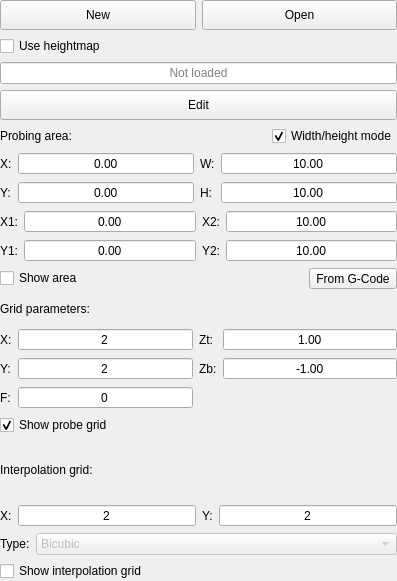
<?xml version="1.0" encoding="UTF-8"?>
<ui version="4.0">
 <class>partMainHeightmap</class>
 <widget class="QWidget" name="partMainHeightmap">
  <property name="geometry">
   <rect>
    <x>0</x>
    <y>0</y>
    <width>397</width>
    <height>581</height>
   </rect>
  </property>
  <property name="minimumSize">
   <size>
    <width>0</width>
    <height>0</height>
   </size>
  </property>
  <property name="maximumSize">
   <size>
    <width>16777215</width>
    <height>16777215</height>
   </size>
  </property>
  <property name="windowTitle">
   <string>Form</string>
  </property>
  <layout class="QVBoxLayout" name="verticalLayout">
   <property name="leftMargin">
    <number>0</number>
   </property>
   <property name="topMargin">
    <number>0</number>
   </property>
   <property name="rightMargin">
    <number>0</number>
   </property>
   <property name="bottomMargin">
    <number>0</number>
   </property>
   <item>
    <layout class="QHBoxLayout" name="horizontalLayout_28">
     <item>
      <widget class="StyledToolButton" name="cmdNew">
       <property name="sizePolicy">
        <sizepolicy hsizetype="Preferred" vsizetype="Fixed">
         <horstretch>0</horstretch>
         <verstretch>0</verstretch>
        </sizepolicy>
       </property>
       <property name="minimumSize">
        <size>
         <width>0</width>
         <height>30</height>
        </size>
       </property>
       <property name="text">
        <string>New</string>
       </property>
      </widget>
     </item>
     <item>
      <widget class="StyledToolButton" name="cmdLoad">
       <property name="sizePolicy">
        <sizepolicy hsizetype="Preferred" vsizetype="Fixed">
         <horstretch>0</horstretch>
         <verstretch>0</verstretch>
        </sizepolicy>
       </property>
       <property name="minimumSize">
        <size>
         <width>0</width>
         <height>30</height>
        </size>
       </property>
       <property name="text">
        <string>Open</string>
       </property>
      </widget>
     </item>
    </layout>
   </item>
   <item>
    <widget class="QCheckBox" name="chkUseHeightmap">
     <property name="text">
      <string>Use heightmap</string>
     </property>
    </widget>
   </item>
   <item>
    <widget class="QLineEdit" name="txtHeightMapName">
     <property name="focusPolicy">
      <enum>Qt::FocusPolicy::NoFocus</enum>
     </property>
     <property name="acceptDrops">
      <bool>false</bool>
     </property>
     <property name="text">
      <string/>
     </property>
     <property name="alignment">
      <set>Qt::AlignmentFlag::AlignCenter</set>
     </property>
     <property name="readOnly">
      <bool>true</bool>
     </property>
     <property name="placeholderText">
      <string>Not loaded</string>
     </property>
    </widget>
   </item>
   <item>
    <widget class="StyledToolButton" name="cmdHeightMapMode">
     <property name="sizePolicy">
      <sizepolicy hsizetype="Preferred" vsizetype="Fixed">
       <horstretch>0</horstretch>
       <verstretch>0</verstretch>
      </sizepolicy>
     </property>
     <property name="minimumSize">
      <size>
       <width>0</width>
       <height>30</height>
      </size>
     </property>
     <property name="text">
      <string>Edit</string>
     </property>
     <property name="checkable">
      <bool>true</bool>
     </property>
    </widget>
   </item>
   <item>
    <widget class="QWidget" name="widgetHeightmapSettings" native="true">
     <layout class="QVBoxLayout" name="verticalLayout_8">
      <property name="leftMargin">
       <number>0</number>
      </property>
      <property name="topMargin">
       <number>0</number>
      </property>
      <property name="rightMargin">
       <number>0</number>
      </property>
      <property name="bottomMargin">
       <number>0</number>
      </property>
      <item>
       <layout class="QVBoxLayout" name="verticalLayout_21">
        <item>
         <layout class="QHBoxLayout" name="horizontalLayout">
          <item>
           <widget class="QLabel" name="label">
            <property name="text">
             <string>Probing area:</string>
            </property>
           </widget>
          </item>
          <item>
           <spacer name="horizontalSpacer">
            <property name="orientation">
             <enum>Qt::Orientation::Horizontal</enum>
            </property>
            <property name="sizeHint" stdset="0">
             <size>
              <width>40</width>
              <height>20</height>
             </size>
            </property>
           </spacer>
          </item>
          <item>
           <widget class="QCheckBox" name="chkAreaWidthHeight">
            <property name="text">
             <string>Width/height mode</string>
            </property>
            <property name="checked">
             <bool>true</bool>
            </property>
           </widget>
          </item>
         </layout>
        </item>
        <item>
         <widget class="QWidget" name="fraAreaWH" native="true">
          <layout class="QGridLayout" name="layAreaWH">
           <property name="leftMargin">
            <number>0</number>
           </property>
           <property name="topMargin">
            <number>0</number>
           </property>
           <property name="rightMargin">
            <number>0</number>
           </property>
           <property name="bottomMargin">
            <number>0</number>
           </property>
           <item row="0" column="0">
            <widget class="QLabel" name="label_22">
             <property name="text">
              <string>X:</string>
             </property>
            </widget>
           </item>
           <item row="0" column="1">
            <widget class="QDoubleSpinBox" name="txtAreaX">
             <property name="sizePolicy">
              <sizepolicy hsizetype="Expanding" vsizetype="Fixed">
               <horstretch>0</horstretch>
               <verstretch>0</verstretch>
              </sizepolicy>
             </property>
             <property name="alignment">
              <set>Qt::AlignmentFlag::AlignCenter</set>
             </property>
             <property name="buttonSymbols">
              <enum>QAbstractSpinBox::ButtonSymbols::NoButtons</enum>
             </property>
             <property name="minimum">
              <double>-9999.000000000000000</double>
             </property>
             <property name="maximum">
              <double>9999.000000000000000</double>
             </property>
            </widget>
           </item>
           <item row="1" column="3">
            <widget class="QDoubleSpinBox" name="txtAreaHeight">
             <property name="sizePolicy">
              <sizepolicy hsizetype="Expanding" vsizetype="Fixed">
               <horstretch>0</horstretch>
               <verstretch>0</verstretch>
              </sizepolicy>
             </property>
             <property name="alignment">
              <set>Qt::AlignmentFlag::AlignCenter</set>
             </property>
             <property name="buttonSymbols">
              <enum>QAbstractSpinBox::ButtonSymbols::NoButtons</enum>
             </property>
             <property name="minimum">
              <double>-9999.000000000000000</double>
             </property>
             <property name="maximum">
              <double>9999.000000000000000</double>
             </property>
             <property name="value">
              <double>10.000000000000000</double>
             </property>
            </widget>
           </item>
           <item row="1" column="2">
            <widget class="QLabel" name="label_23">
             <property name="text">
              <string>H:</string>
             </property>
            </widget>
           </item>
           <item row="1" column="1">
            <widget class="QDoubleSpinBox" name="txtAreaY">
             <property name="sizePolicy">
              <sizepolicy hsizetype="Expanding" vsizetype="Fixed">
               <horstretch>0</horstretch>
               <verstretch>0</verstretch>
              </sizepolicy>
             </property>
             <property name="alignment">
              <set>Qt::AlignmentFlag::AlignCenter</set>
             </property>
             <property name="buttonSymbols">
              <enum>QAbstractSpinBox::ButtonSymbols::NoButtons</enum>
             </property>
             <property name="minimum">
              <double>-9999.000000000000000</double>
             </property>
             <property name="maximum">
              <double>9999.000000000000000</double>
             </property>
            </widget>
           </item>
           <item row="1" column="0">
            <widget class="QLabel" name="label_24">
             <property name="text">
              <string>Y:</string>
             </property>
            </widget>
           </item>
           <item row="0" column="2">
            <widget class="QLabel" name="label_25">
             <property name="text">
              <string>W:</string>
             </property>
            </widget>
           </item>
           <item row="0" column="3">
            <widget class="QDoubleSpinBox" name="txtAreaWidth">
             <property name="sizePolicy">
              <sizepolicy hsizetype="Expanding" vsizetype="Fixed">
               <horstretch>0</horstretch>
               <verstretch>0</verstretch>
              </sizepolicy>
             </property>
             <property name="alignment">
              <set>Qt::AlignmentFlag::AlignCenter</set>
             </property>
             <property name="buttonSymbols">
              <enum>QAbstractSpinBox::ButtonSymbols::NoButtons</enum>
             </property>
             <property name="minimum">
              <double>-9999.000000000000000</double>
             </property>
             <property name="maximum">
              <double>9999.000000000000000</double>
             </property>
             <property name="value">
              <double>10.000000000000000</double>
             </property>
            </widget>
           </item>
          </layout>
         </widget>
        </item>
        <item>
         <widget class="QWidget" name="fraAreaX1X2" native="true">
          <layout class="QGridLayout" name="layAreaX1X2">
           <property name="leftMargin">
            <number>0</number>
           </property>
           <property name="topMargin">
            <number>0</number>
           </property>
           <property name="rightMargin">
            <number>0</number>
           </property>
           <property name="bottomMargin">
            <number>0</number>
           </property>
           <item row="0" column="0">
            <widget class="QLabel" name="label_36">
             <property name="text">
              <string>X1:</string>
             </property>
            </widget>
           </item>
           <item row="0" column="1">
            <widget class="QDoubleSpinBox" name="txtAreaX1">
             <property name="sizePolicy">
              <sizepolicy hsizetype="Expanding" vsizetype="Fixed">
               <horstretch>0</horstretch>
               <verstretch>0</verstretch>
              </sizepolicy>
             </property>
             <property name="alignment">
              <set>Qt::AlignmentFlag::AlignCenter</set>
             </property>
             <property name="buttonSymbols">
              <enum>QAbstractSpinBox::ButtonSymbols::NoButtons</enum>
             </property>
             <property name="minimum">
              <double>-9999.000000000000000</double>
             </property>
             <property name="maximum">
              <double>9999.000000000000000</double>
             </property>
            </widget>
           </item>
           <item row="1" column="3">
            <widget class="QDoubleSpinBox" name="txtAreaY2">
             <property name="sizePolicy">
              <sizepolicy hsizetype="Expanding" vsizetype="Fixed">
               <horstretch>0</horstretch>
               <verstretch>0</verstretch>
              </sizepolicy>
             </property>
             <property name="alignment">
              <set>Qt::AlignmentFlag::AlignCenter</set>
             </property>
             <property name="buttonSymbols">
              <enum>QAbstractSpinBox::ButtonSymbols::NoButtons</enum>
             </property>
             <property name="minimum">
              <double>-9999.000000000000000</double>
             </property>
             <property name="maximum">
              <double>9999.000000000000000</double>
             </property>
             <property name="value">
              <double>10.000000000000000</double>
             </property>
            </widget>
           </item>
           <item row="1" column="2">
            <widget class="QLabel" name="label_37">
             <property name="text">
              <string>Y2:</string>
             </property>
            </widget>
           </item>
           <item row="1" column="1">
            <widget class="QDoubleSpinBox" name="txtAreaY1">
             <property name="sizePolicy">
              <sizepolicy hsizetype="Expanding" vsizetype="Fixed">
               <horstretch>0</horstretch>
               <verstretch>0</verstretch>
              </sizepolicy>
             </property>
             <property name="alignment">
              <set>Qt::AlignmentFlag::AlignCenter</set>
             </property>
             <property name="buttonSymbols">
              <enum>QAbstractSpinBox::ButtonSymbols::NoButtons</enum>
             </property>
             <property name="minimum">
              <double>-9999.000000000000000</double>
             </property>
             <property name="maximum">
              <double>9999.000000000000000</double>
             </property>
            </widget>
           </item>
           <item row="1" column="0">
            <widget class="QLabel" name="label_38">
             <property name="text">
              <string>Y1:</string>
             </property>
            </widget>
           </item>
           <item row="0" column="2">
            <widget class="QLabel" name="label_39">
             <property name="text">
              <string>X2:</string>
             </property>
            </widget>
           </item>
           <item row="0" column="3">
            <widget class="QDoubleSpinBox" name="txtAreaX2">
             <property name="sizePolicy">
              <sizepolicy hsizetype="Expanding" vsizetype="Fixed">
               <horstretch>0</horstretch>
               <verstretch>0</verstretch>
              </sizepolicy>
             </property>
             <property name="alignment">
              <set>Qt::AlignmentFlag::AlignCenter</set>
             </property>
             <property name="buttonSymbols">
              <enum>QAbstractSpinBox::ButtonSymbols::NoButtons</enum>
             </property>
             <property name="minimum">
              <double>-9999.000000000000000</double>
             </property>
             <property name="maximum">
              <double>9999.000000000000000</double>
             </property>
             <property name="value">
              <double>10.000000000000000</double>
             </property>
            </widget>
           </item>
          </layout>
         </widget>
        </item>
        <item>
         <layout class="QHBoxLayout" name="horizontalLayout_20">
          <item>
           <widget class="QCheckBox" name="chkShowArea">
            <property name="text">
             <string>Show area</string>
            </property>
            <property name="checked">
             <bool>false</bool>
            </property>
           </widget>
          </item>
          <item>
           <widget class="StyledToolButton" name="cmdAreaFromGCode">
            <property name="minimumSize">
             <size>
              <width>0</width>
              <height>0</height>
             </size>
            </property>
            <property name="text">
             <string>From G-Code</string>
            </property>
           </widget>
          </item>
         </layout>
        </item>
       </layout>
      </item>
      <item>
       <layout class="QVBoxLayout" name="verticalLayout_22">
        <item>
         <widget class="QLabel" name="label_26">
          <property name="text">
           <string>Grid parameters:</string>
          </property>
         </widget>
        </item>
        <item>
         <layout class="QGridLayout" name="gridLayout_5">
          <item row="0" column="3">
           <widget class="QLabel" name="label_27">
            <property name="text">
             <string>Zt:</string>
            </property>
           </widget>
          </item>
          <item row="0" column="0">
           <widget class="QLabel" name="label_28">
            <property name="text">
             <string>X:</string>
            </property>
           </widget>
          </item>
          <item row="0" column="1">
           <widget class="QDoubleSpinBox" name="txtGridX">
            <property name="sizePolicy">
             <sizepolicy hsizetype="Expanding" vsizetype="Fixed">
              <horstretch>0</horstretch>
              <verstretch>0</verstretch>
             </sizepolicy>
            </property>
            <property name="alignment">
             <set>Qt::AlignmentFlag::AlignCenter</set>
            </property>
            <property name="buttonSymbols">
             <enum>QAbstractSpinBox::ButtonSymbols::NoButtons</enum>
            </property>
            <property name="decimals">
             <number>0</number>
            </property>
            <property name="minimum">
             <double>2.000000000000000</double>
            </property>
            <property name="maximum">
             <double>1000.000000000000000</double>
            </property>
            <property name="value">
             <double>2.000000000000000</double>
            </property>
           </widget>
          </item>
          <item row="1" column="5">
           <widget class="QDoubleSpinBox" name="txtGridZBottom">
            <property name="sizePolicy">
             <sizepolicy hsizetype="Expanding" vsizetype="Fixed">
              <horstretch>0</horstretch>
              <verstretch>0</verstretch>
             </sizepolicy>
            </property>
            <property name="alignment">
             <set>Qt::AlignmentFlag::AlignCenter</set>
            </property>
            <property name="buttonSymbols">
             <enum>QAbstractSpinBox::ButtonSymbols::NoButtons</enum>
            </property>
            <property name="minimum">
             <double>-999.000000000000000</double>
            </property>
            <property name="maximum">
             <double>999.000000000000000</double>
            </property>
            <property name="value">
             <double>-1.000000000000000</double>
            </property>
           </widget>
          </item>
          <item row="0" column="5">
           <widget class="QDoubleSpinBox" name="txtGridZTop">
            <property name="sizePolicy">
             <sizepolicy hsizetype="Expanding" vsizetype="Fixed">
              <horstretch>0</horstretch>
              <verstretch>0</verstretch>
             </sizepolicy>
            </property>
            <property name="alignment">
             <set>Qt::AlignmentFlag::AlignCenter</set>
            </property>
            <property name="buttonSymbols">
             <enum>QAbstractSpinBox::ButtonSymbols::NoButtons</enum>
            </property>
            <property name="minimum">
             <double>-999.000000000000000</double>
            </property>
            <property name="maximum">
             <double>999.000000000000000</double>
            </property>
            <property name="value">
             <double>1.000000000000000</double>
            </property>
           </widget>
          </item>
          <item row="1" column="0">
           <widget class="QLabel" name="label_29">
            <property name="text">
             <string>Y:</string>
            </property>
           </widget>
          </item>
          <item row="1" column="3">
           <widget class="QLabel" name="label_30">
            <property name="text">
             <string>Zb:</string>
            </property>
           </widget>
          </item>
          <item row="1" column="1">
           <widget class="QDoubleSpinBox" name="txtGridY">
            <property name="sizePolicy">
             <sizepolicy hsizetype="Expanding" vsizetype="Fixed">
              <horstretch>0</horstretch>
              <verstretch>0</verstretch>
             </sizepolicy>
            </property>
            <property name="alignment">
             <set>Qt::AlignmentFlag::AlignCenter</set>
            </property>
            <property name="buttonSymbols">
             <enum>QAbstractSpinBox::ButtonSymbols::NoButtons</enum>
            </property>
            <property name="decimals">
             <number>0</number>
            </property>
            <property name="minimum">
             <double>2.000000000000000</double>
            </property>
            <property name="maximum">
             <double>1000.000000000000000</double>
            </property>
            <property name="value">
             <double>2.000000000000000</double>
            </property>
           </widget>
          </item>
          <item row="2" column="0">
           <widget class="QLabel" name="label_31">
            <property name="text">
             <string>F:</string>
            </property>
           </widget>
          </item>
          <item row="2" column="1">
           <widget class="QDoubleSpinBox" name="txtProbeFeed">
            <property name="sizePolicy">
             <sizepolicy hsizetype="Expanding" vsizetype="Fixed">
              <horstretch>0</horstretch>
              <verstretch>0</verstretch>
             </sizepolicy>
            </property>
            <property name="alignment">
             <set>Qt::AlignmentFlag::AlignCenter</set>
            </property>
            <property name="buttonSymbols">
             <enum>QAbstractSpinBox::ButtonSymbols::NoButtons</enum>
            </property>
            <property name="decimals">
             <number>0</number>
            </property>
            <property name="minimum">
             <double>0.000000000000000</double>
            </property>
            <property name="maximum">
             <double>9999.000000000000000</double>
            </property>
            <property name="value">
             <double>0.000000000000000</double>
            </property>
           </widget>
          </item>
         </layout>
        </item>
        <item>
         <layout class="QHBoxLayout" name="horizontalLayout_25">
          <item>
           <widget class="QCheckBox" name="chkShowProbeGrid">
            <property name="text">
             <string>Show probe grid</string>
            </property>
            <property name="checked">
             <bool>true</bool>
            </property>
           </widget>
          </item>
          <item>
           <spacer name="horizontalSpacer_7">
            <property name="orientation">
             <enum>Qt::Orientation::Horizontal</enum>
            </property>
            <property name="sizeHint" stdset="0">
             <size>
              <width>40</width>
              <height>1</height>
             </size>
            </property>
           </spacer>
          </item>
         </layout>
        </item>
       </layout>
      </item>
      <item>
       <layout class="QVBoxLayout" name="verticalLayout_23">
        <item>
         <widget class="QLabel" name="label_32">
          <property name="text">
           <string>Interpolation grid:</string>
          </property>
         </widget>
        </item>
        <item>
         <layout class="QGridLayout" name="gridLayout_7">
          <item row="1" column="2">
           <widget class="QLabel" name="label_33">
            <property name="text">
             <string>Y:</string>
            </property>
           </widget>
          </item>
          <item row="1" column="0">
           <widget class="QLabel" name="label_34">
            <property name="text">
             <string>X:</string>
            </property>
           </widget>
          </item>
          <item row="1" column="1">
           <widget class="QDoubleSpinBox" name="txtInterpolationStepX">
            <property name="sizePolicy">
             <sizepolicy hsizetype="Expanding" vsizetype="Fixed">
              <horstretch>0</horstretch>
              <verstretch>0</verstretch>
             </sizepolicy>
            </property>
            <property name="alignment">
             <set>Qt::AlignmentFlag::AlignCenter</set>
            </property>
            <property name="buttonSymbols">
             <enum>QAbstractSpinBox::ButtonSymbols::NoButtons</enum>
            </property>
            <property name="decimals">
             <number>0</number>
            </property>
            <property name="minimum">
             <double>2.000000000000000</double>
            </property>
            <property name="maximum">
             <double>1000.000000000000000</double>
            </property>
            <property name="value">
             <double>2.000000000000000</double>
            </property>
           </widget>
          </item>
          <item row="1" column="3">
           <widget class="QDoubleSpinBox" name="txtInterpolationStepY">
            <property name="sizePolicy">
             <sizepolicy hsizetype="Expanding" vsizetype="Fixed">
              <horstretch>0</horstretch>
              <verstretch>0</verstretch>
             </sizepolicy>
            </property>
            <property name="alignment">
             <set>Qt::AlignmentFlag::AlignCenter</set>
            </property>
            <property name="buttonSymbols">
             <enum>QAbstractSpinBox::ButtonSymbols::NoButtons</enum>
            </property>
            <property name="decimals">
             <number>0</number>
            </property>
            <property name="minimum">
             <double>2.000000000000000</double>
            </property>
            <property name="maximum">
             <double>1000.000000000000000</double>
            </property>
            <property name="value">
             <double>2.000000000000000</double>
            </property>
           </widget>
          </item>
         </layout>
        </item>
        <item>
         <layout class="QHBoxLayout" name="horizontalLayout_26" stretch="0,0">
          <item>
           <widget class="QLabel" name="label_35">
            <property name="text">
             <string>Type:</string>
            </property>
           </widget>
          </item>
          <item>
           <widget class="QComboBox" name="cboInterpolationType">
            <property name="enabled">
             <bool>false</bool>
            </property>
            <property name="sizePolicy">
             <sizepolicy hsizetype="Expanding" vsizetype="Fixed">
              <horstretch>0</horstretch>
              <verstretch>0</verstretch>
             </sizepolicy>
            </property>
            <item>
             <property name="text">
              <string>Bicubic</string>
             </property>
            </item>
           </widget>
          </item>
         </layout>
        </item>
        <item>
         <layout class="QHBoxLayout" name="horizontalLayout_27">
          <item>
           <widget class="QCheckBox" name="chkShowInterpolation">
            <property name="text">
             <string>Show interpolation grid</string>
            </property>
           </widget>
          </item>
          <item>
           <spacer name="horizontalSpacer_9">
            <property name="orientation">
             <enum>Qt::Orientation::Horizontal</enum>
            </property>
            <property name="sizeHint" stdset="0">
             <size>
              <width>40</width>
              <height>1</height>
             </size>
            </property>
           </spacer>
          </item>
         </layout>
        </item>
       </layout>
      </item>
     </layout>
    </widget>
   </item>
  </layout>
 </widget>
 <customwidgets>
  <customwidget>
   <class>StyledToolButton</class>
   <extends>QToolButton</extends>
   <header>styledtoolbutton.h</header>
  </customwidget>
 </customwidgets>
 <resources/>
 <connections/>
</ui>
